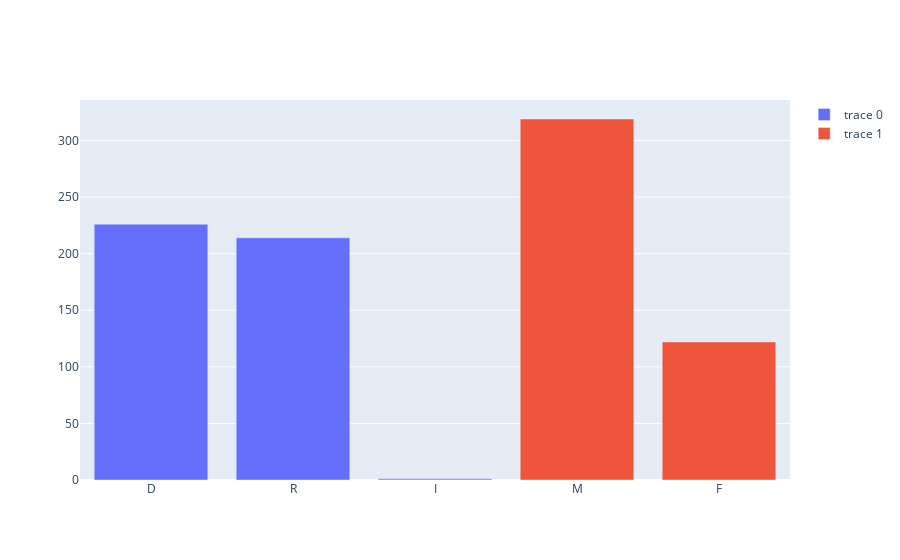

Write notebook code for a chart like this one.
### Code cell
fig_by_column(df, 'current_party', 'gender')

### Figure 1 — Plotly figure (JSON) as saved in the notebook; plotly's stock layout.template omitted (floating-point values rounded to 4 significant figures)
{"data": [{"type": "bar", "x": ["D", "R", "I"], "y": [226, 214, 1]}, {"type": "bar", "x": ["M", "F"], "y": [319, 122]}], "layout": {}}
